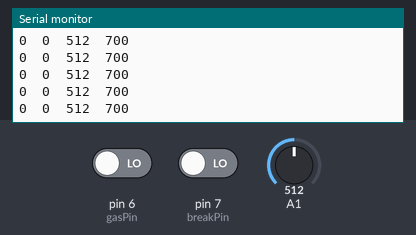
This sketch was run on a simulated Arduino Uno, built with avr-gcc and run on an emulated ATmega328P. Parts: the last lines printed to the serial monitor. The inputs (shaded band) are chosen by the test bench; at power-on: A1 = 512, pin 6 (gasPin) LOW, pin 7 (breakPin) LOW. No radio packets arrive unless stated.

Above: at 1.2 s.
1.3 s: A1 set to 716
At 2.1 s:
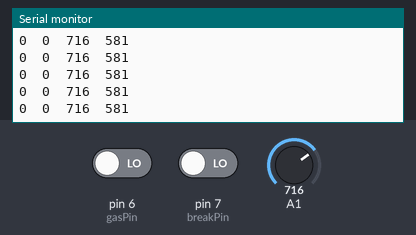
4.3 s: pin 6 (gasPin) driven HIGH
At 4.8 s:
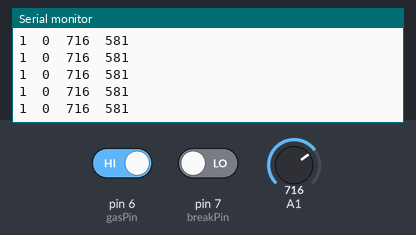
7.3 s: pin 7 (breakPin) driven HIGH
At 8.1 s:
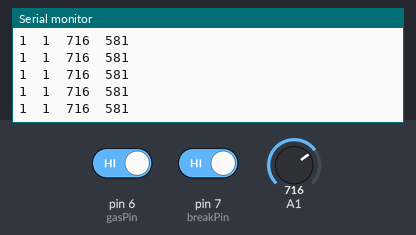
10.3 s: A1 set to 900
At 11.3 s:
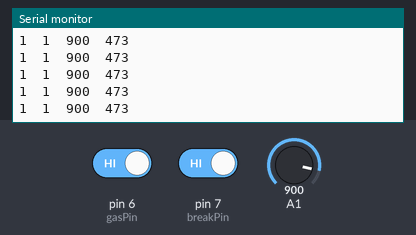
11.8 s: pin 6 (gasPin) driven LOW
At 12.4 s:
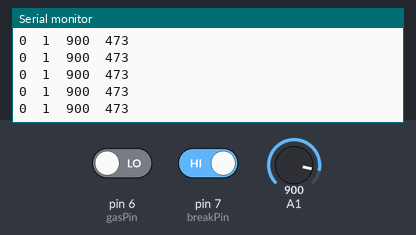
13.3 s: pin 7 (breakPin) driven LOW
At 13.8 s:
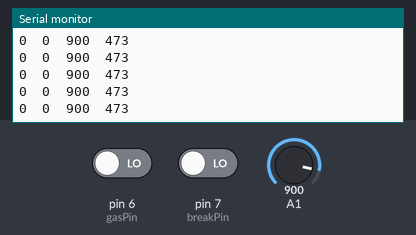
Timing chart, 0 to 15.8 s (numbered marks = the images above; inputs shaded):
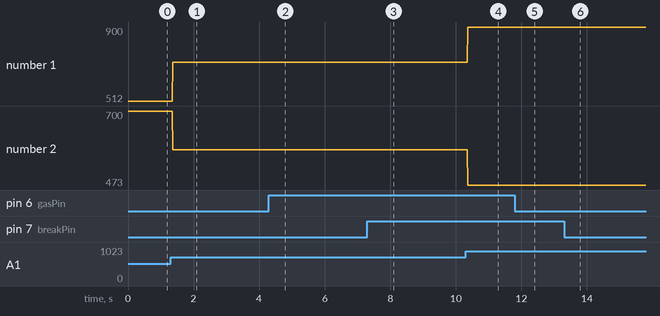

Measured:
- after the input at 1.3 s, the serial monitor: prints a new line after 0.06 s (image 1)
- after the input at 4.3 s, the serial monitor: prints a new line after 0.06 s (image 2)
- after the input at 7.3 s, the serial monitor: prints a new line after 0.07 s (image 3)
- after the input at 10.3 s, the serial monitor: prints a new line after 0.07 s (image 4)
- after the input at 11.8 s, the serial monitor: prints a new line after 0.07 s (image 5)
- after the input at 13.3 s, the serial monitor: prints a new line after 0.07 s (image 6)
- plotted number 1: 512 → 716 after the input at 1.3 s, 716 → 900 after the input at 10.3 s
- plotted number 2: 700 → 581 after the input at 1.3 s, 581 → 473 after the input at 10.3 s

The sketch:

transmiter.ino
```cpp
#include <SPI.h>
#include <nRF24L01.h>
#include <RF24.h>

RF24 radio(9,10); // CE, CSN
const byte address[6] = "00001";
const int gasPin = 6;
const int breakPin = 7;
int values[3];

void setup() {
  radio.begin();
  radio.openWritingPipe(address);
  radio.setPALevel(RF24_PA_MIN);
  //radio.stopListening();
  Serial.begin(9600);
  pinMode(gasPin, INPUT);
  pinMode(breakPin, INPUT);
}

void loop() {
  delay(5);
  radio.stopListening();
  int yValue = analogRead(A1);
  int gasState = digitalRead(gasPin);
  int breakState = digitalRead(breakPin);

  int angleValue = map(yValue, 0, 1023, 1000, 400);
//  int angleValue=0;
//
//  if(yValue > 500 && yValue < 530)
//    angleValue = 0;
//  else if(yValue >= 530)
//    angleValue = 1;
// else if(yValue <= 500)
//    angleValue = 2;

  Serial.print(gasState);
  Serial.print("\t");
  Serial.print(breakState);
  Serial.print("\t");
  Serial.print(yValue);
  Serial.print("\t");
  Serial.print(angleValue);
  Serial.println();

  values[0] = gasState;
  values[1] = breakState;
  values[2] = angleValue;
  radio.write(&values, sizeof(values));
  delay(5);
}
```
